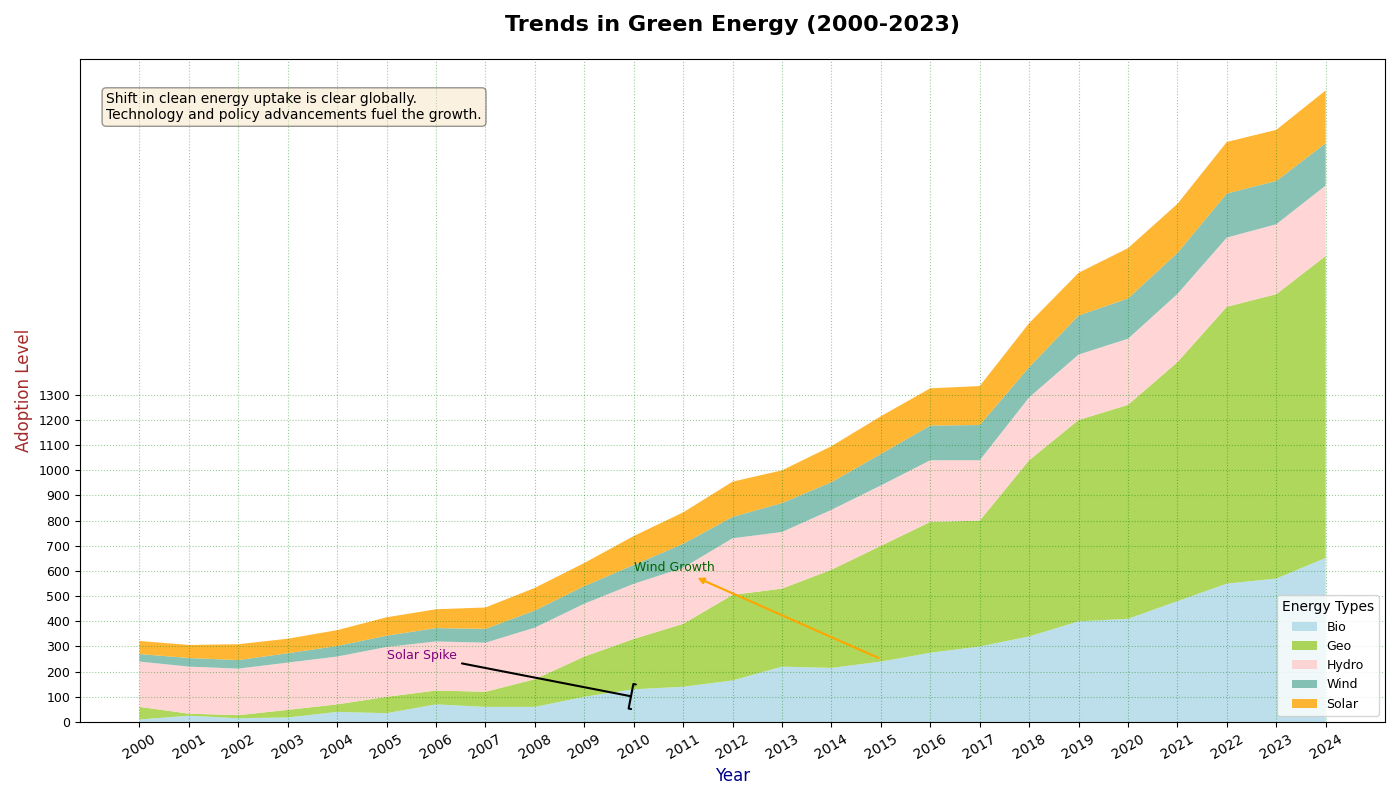

The script that drew this image:
import matplotlib.pyplot as plt
import numpy as np

years = np.arange(2000, 2025)

# Manually altering some entries in the data groups to preserve the original dimensional structure
solar_power = np.array([10, 25, 15, 18, 40, 35, 70, 60, 60, 100, 130, 140, 165, 220, 215, 240, 275, 300, 340, 400, 410, 480, 550, 570, 652])
wind_power = np.array([50, 8, 12, 30, 30, 65, 55, 60, 110, 160, 200, 250, 340, 310, 390, 460, 520, 500, 700, 800, 850, 950, 1100, 1130, 1200])
hydro_power = np.array([180, 187, 185, 188, 190, 198, 195, 195, 205, 210, 219, 223, 225, 225, 238, 240, 245, 240, 250, 260, 263, 271, 275, 278, 280])
geothermal = np.array([30, 34, 34, 37, 42, 45, 53, 55, 68, 70, 75, 95, 85, 115, 110, 125, 138, 140, 120, 155, 160, 163, 175, 172, 168])
bioenergy = np.array([52, 52, 63, 58, 63, 73, 75, 85, 90, 92, 115, 125, 140, 130, 143, 150, 148, 155, 175, 170, 200, 195, 205, 203, 210])

energy_data = np.vstack([solar_power, wind_power, hydro_power, geothermal, bioenergy])

fig, ax = plt.subplots(figsize=(14, 8))

colors = ['#add8e6', '#9acd32', '#ffcccb', '#69b3a2', '#ffa500']

ax.stackplot(years, energy_data, labels=['Bio', 'Geo', 'Hydro', 'Wind', 'Solar'], colors=colors, alpha=0.8)

ax.set_title('Trends in Green Energy (2000-2023)', fontsize=16, fontweight='bold', pad=20)
ax.set_xlabel('Year', fontsize=12, color='darkblue')
ax.set_ylabel('Adoption Level', fontsize=12, color='brown')

ax.legend(loc='lower right', fontsize=9, title='Energy Types', frameon=True)
ax.grid(linestyle=':', alpha=0.4, color='green')

plt.xticks(years, rotation=30)
plt.yticks(np.arange(0, 1301, 100), fontsize=9)

ax.annotate('Solar Spike', xy=(2010, 100), xytext=(2005, 250),
            arrowprops=dict(facecolor='red', arrowstyle='-[', lw=1.5), fontsize=9, color='purple')

ax.annotate('Wind Growth', xy=(2015, 250), xytext=(2010, 600),
            arrowprops=dict(arrowstyle='<|-', connectionstyle='arc3', color='orange', lw=1.5),
            fontsize=9, color='darkgreen')

description_box = dict(boxstyle='round', facecolor='wheat', alpha=0.4)
description = ("Shift in clean energy uptake is clear globally.\n"
               "Technology and policy advancements fuel the growth.")
ax.text(0.02, 0.95, description, transform=ax.transAxes, fontsize=10,
        verticalalignment='top', bbox=description_box)

plt.tight_layout()
plt.show()
